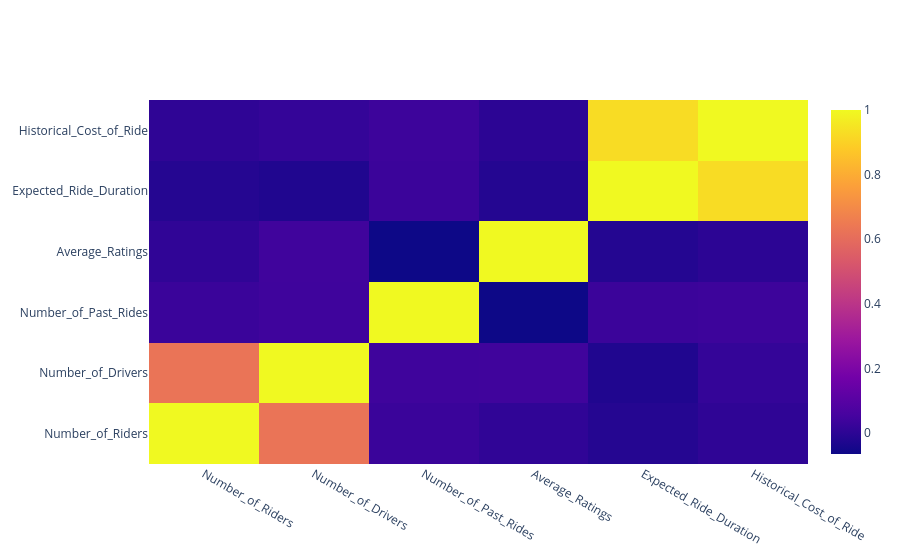

The notebook cell this image was saved under:
### Code cell
corr_matrix = data.select_dtypes(include=["number"]).corr()
fig = go.Figure(
    data=go.Heatmap(z=corr_matrix.values, x=corr_matrix.columns, y=corr_matrix.columns)
)
fig.show()

### Figure 1 — Plotly figure (JSON) as saved in the notebook; plotly's stock layout.template omitted (floating-point values rounded to 4 significant figures)
{"data": [{"type": "heatmap", "x": ["Number_of_Riders", "Number_of_Drivers", "Number_of_Past_Rides", "Average_Ratings", "Expected_Ride_Duration", "Historical_Cost_of_Ride"], "y": ["Number_of_Riders", "Number_of_Drivers", "Number_of_Past_Rides", "Average_Ratings", "Expected_Ride_Duration", "Historical_Cost_of_Ride"], "z": [[1, 0.627, 0.02927, 0.008572, -0.01586, 0.005826], [0.627, 1, 0.03966, 0.0412, -0.02442, 0.01708], [0.02927, 0.03966, 1, -0.06473, 0.03068, 0.03586], [0.008572, 0.0412, -0.06473, 1, -0.01697, -0.001063], [-0.01586, -0.02442, 0.03068, -0.01697, 1, 0.9275], [0.005826, 0.01708, 0.03586, -0.001063, 0.9275, 1]]}], "layout": {}}
